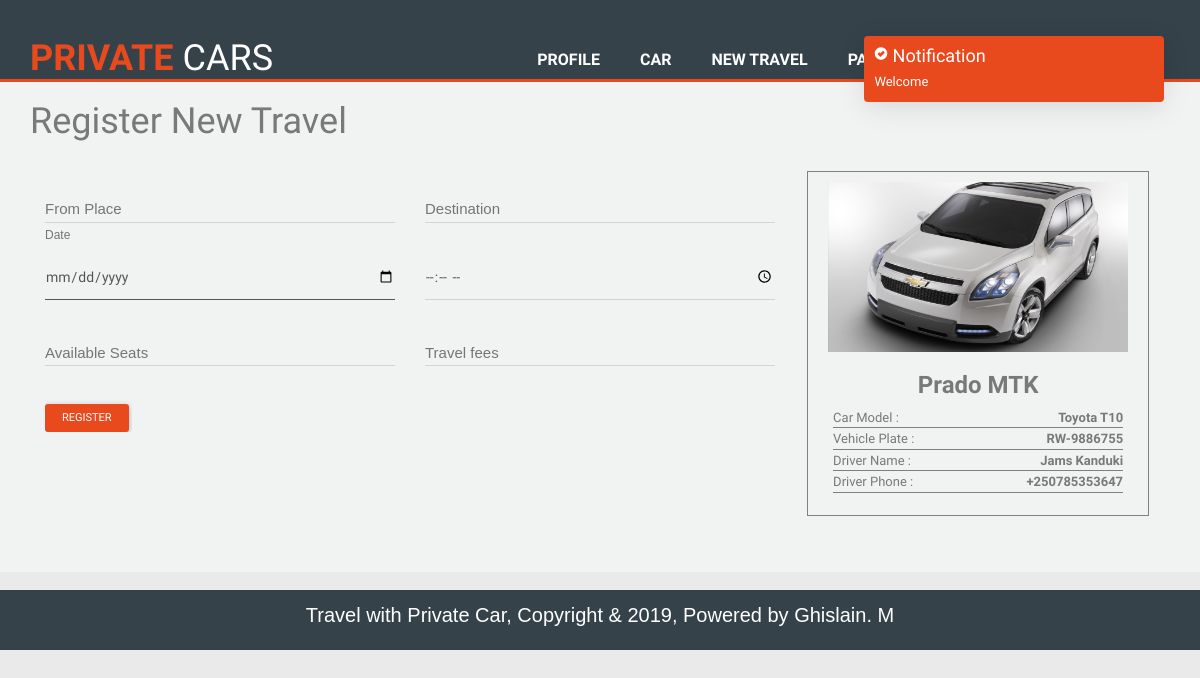
Screenshot of /views/newtravel.php (signed in) with the database file from the repository.
### tables this page shows
CREATE TABLE `car` (
  `car_id` int(11) NOT NULL,
  `car_name` varchar(200) DEFAULT NULL,
  `car_model` varchar(200) DEFAULT NULL,
  `car_picture` varchar(200) DEFAULT NULL,
  `car_seat` int(11) DEFAULT NULL,
  `car_plate` varchar(200) DEFAULT NULL,
  `driver_id` int(11) DEFAULT NULL,
  `c_date` datetime DEFAULT NULL
);

CREATE TABLE `driver` (
  `driver_id` int(11) NOT NULL,
  `f_name` varchar(200) DEFAULT NULL,
  `l_name` varchar(200) DEFAULT NULL,
  `age` int(11) DEFAULT NULL,
  `gender` varchar(55) DEFAULT NULL,
  `email` varchar(200) DEFAULT NULL,
  `phone_number` varchar(256) DEFAULT NULL,
  `address` varchar(200) DEFAULT NULL,
  `password` varchar(200) DEFAULT NULL,
  `permit_id` varchar(200) DEFAULT NULL,
  `profile_picture` varchar(200) DEFAULT NULL,
  `c_date` datetime DEFAULT NULL
);

### core/db.php (called while the page is built, shortened)
<?php
class DB{
    private $dbHost     = "localhost";
    private $dbUsername = "root";
    private $dbPassword = "";
    private $dbName     = "private_car";
    public function __construct(){
        if(!isset($this->db)){
            $conn = new mysqli($this->dbHost, $this->dbUsername, $this->dbPassword, $this->dbName);
            if($conn->connect_error){
                die("Failed to connect with MySQL: " . $conn->connect_error);
            }else{
                $this->db = $conn;
            }
        }
    }
    public function getRows($table,$conditions = array()){
        $sql = 'SELECT ';
        $sql .= array_key_exists("select",$conditions)?$conditions['select']:'*';
        $sql .= ' FROM '.$table;
        if(array_key_exists("where",$conditions)){
            $sql .= ' WHERE ';
            $i = 0;
            foreach($conditions['where'] as $key => $value){
                $pre = ($i > 0)?' AND ':'';
                $sql .= $pre.$key." = '".$value."'";
                $i++;
            }
        }
        $result = $this->db->query($sql);
        if(array_key_exists("return_type",$conditions) && $conditions['return_type'] != 'all'){
            switch($conditions['return_type']){
                case 'count':
                    $data = $result->num_rows;
                    break;
                case 'single':
                    $data = $result->fetch_assoc();
                    break;
                default:
                    $data = '';
            }
        }else{
            if($result->num_rows > 0){
                while($row = $result->fetch_assoc()){
                    $data[] = $row;
                }
            }
        }
        return !empty($data)?$data:false;
    }
}

### views/newtravel.php (the view, shortened to what this page needs)
<?php
	include('header_driver.php');
?>
		<div class="justify-content" style="background: #f6f8f7b3;">
         <div class="container">
          <h1>Register New Travel</h1>
          </div>
   <section id="boxes" >
   	<div class="container" >
			<form class="cmxform form-horizontal style-form" id ="contact-form" name="contact-form" action="../class/setTravelControler.php" method="POST"  onsubmit="return validateForm()" >
		<div class="col-md-8">
				 <div class="row">
						 <div class="col-md-6">
							<div class="md-form">
								<input type="text" id="name" name="from_place" class="form-control">
								<label for="name" class="">From Place</label>
							</div>
						 </div>
						<div class="col-md-6">
						 <div class="md-form">
							 <input type="text" id="l_name" name="to_place" class="form-control">
							 <label for="l_name" class="">Destination </label>
						 </div>
						</div>
						<div class="col-md-6">
						 <div class="md-form">
							 <input style="border:none; border-bottom: 1px solid;" type="date" id="l_name" name="from_date" class="form-control">
							 <label for="l_name" class="">Date</label>
						 </div>
						</div>
						<div class="col-md-6">
						 <div class="md-form">
							<input type="time" id="email" name="from_time" class="form-control">
						 </div>
						</div>
						<div class="col-md-6">
						 <div class="md-form">
							<input type="text" id="phone" name="available_seats" class="form-control">
							<label for="subject" class="">Available Seats</label>
						 </div>
						</div>
						<div class="col-md-6">
						 <div class="md-form">
							<input type="text" id="phone" name="travel_fees" class="form-control">
							<label for="subject" class="">Travel fees</label>
						 </div>
						</div>
					 </div>
					 <br>
<?php
$carInfoID = $db->getRows('car',array('Order by'=>'car_id', 'where'=>array('driver_id'=>$dID)));
?>
								<input type="submit" style="background: #e8491d; color: white;margin-left: 0%;margin-bottom: 0px;font-size: 11px;" class="btn btn-sm  pull-left" name="setNewTravel" value="Register" >
						 </form>
					</div>
					<div lg-hidden class="container">
						<div hidden-sm class="box col-md-4"  style="border: 1px solid grey; margin-left: 1.5%;">
<?php
$carInfo = $db->getRows('car',array('Order by'=>'car_id', 'where'=>array('driver_id'=>$dID)));
if(!empty($carInfo)): foreach($carInfo as $showCar):
?>
							<a href=""><img style="width: 300px; height: 170px;" src="../img/cars/<?php echo $showCar['car_picture'];?>"></a>
							<h3><strong> <?php echo $showCar['car_name']; ?> </strong></h3>
							<ul class="container-fluid car-list">
								<li>Car Model : <strong class="pull-right">
									<?php echo $showCar['car_model']; ?> </strong></li>
								<li>Vehicle Plate : <strong class="pull-right">
									<?php echo $showCar['car_plate']; ?> </strong></li>
								<li>Driver Name : <strong class="pull-right">
									<?php echo $driverName; ?> </strong></li>
								<li>Driver Phone : <strong class="pull-right"> <?php echo $driverPhone; ?> </strong></li>
							</ul>
<?php endforeach;
endif; ?>
						</div>
					</div>
		 </div>
<br><br><br>
<?php
include("footer.php");
?>

### css/style.css (style rules this page uses)
body { font: 15px/1.5 Arial,helvetica,sans-serif; margin:0; padding:0; background-color: #f4f4f4; }
label { font: 10px/1.5 Arial,helvetica,sans-serif; }
ul { padding:0px; margin:0px; }
#boxes { margin-top: 20px; }
#boxes .box { float:left; width:30%; padding:10px; text-align:center; }

### cs/style.css (style rules this page uses)
body { color: #797979; background: #eaeaea; font-family: 'Ruda', sans-serif; padding: 0px !important; margin: 0px !important; font-size:13px; }
ul li { list-style: none; }
a, a:hover, a:focus { text-decoration: none; outline: none; }
label { font-weight: 400; }

### views/newtravel.php (style rules this page uses)
.md-form label { position: absolute; top: 0; left: 0; font-size: 1.50rem; transition: color .2s ease-out, -webkit-transform .2s ease-out; transition: transform .2s ease-out, color .2s ease-out; transition: transform .2s ease-out, color .2s ease-out, -webkit-transform .2s ease-out; -webkit-transform-origin: 0% 100%; transform-origin: 0% 100%; -webkit-transform: translateY(12px); transform: translateY(12px); cursor: text; color: #757575; }
.form-control { display: block; width: 100%; height: 34px; padding: 6px 12px; font-size: 14px; line-height: 1.82857143; color: #555; background-color: #fff; background-image: none; border: 1px solid #ccc; border-radius: 4px; -webkit-box-shadow: inset 0 1px 1px rgba(0,0,0,.075); box-shadow: inset 0 1px 1px rgba(0,0,0,.075); -webkit-transition: border-color ease-in-out .15s,-webkit-box-shadow ease-in-out .15s; -o-transition: border-color ease-in-out .15s,box-shadow ease-in-out .15s; transition: border-color ease-in-out .15s,box-shadow ease-in-out .15s; }
.car-list li { list-style: none; border-bottom: 1px solid grey; text-align: left; margin-bottom: 2px; }

### rows the page displays
car: car_picture (picture), car_name "Prado MTK", car_model "Toyota T10", car_plate "RW-9886755", driver.l_name "Jams Kanduki", driver.phone_number "+250785353647"
